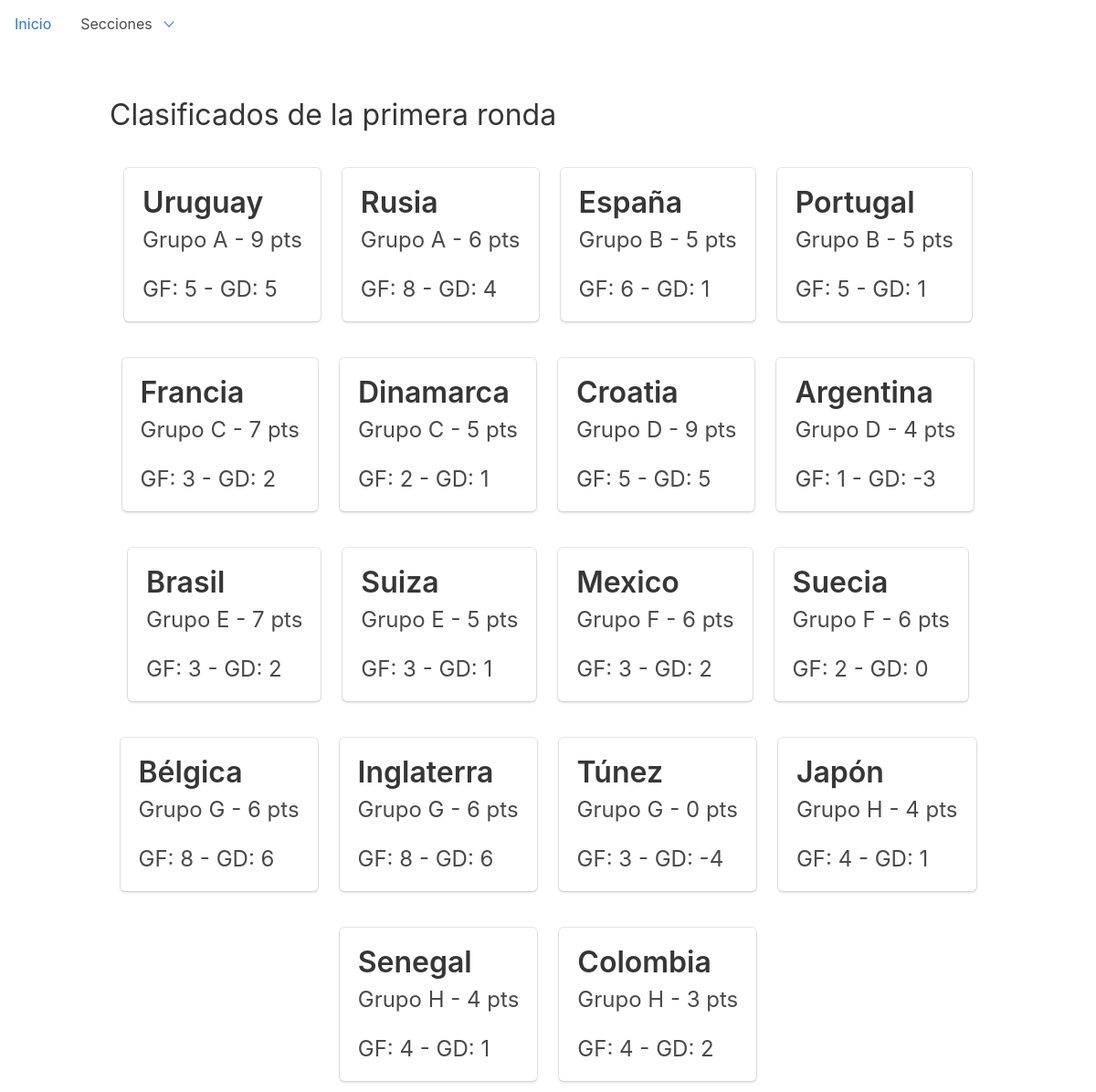
/dashboard/rounds/eight, run on an earlier commit of the app's database.
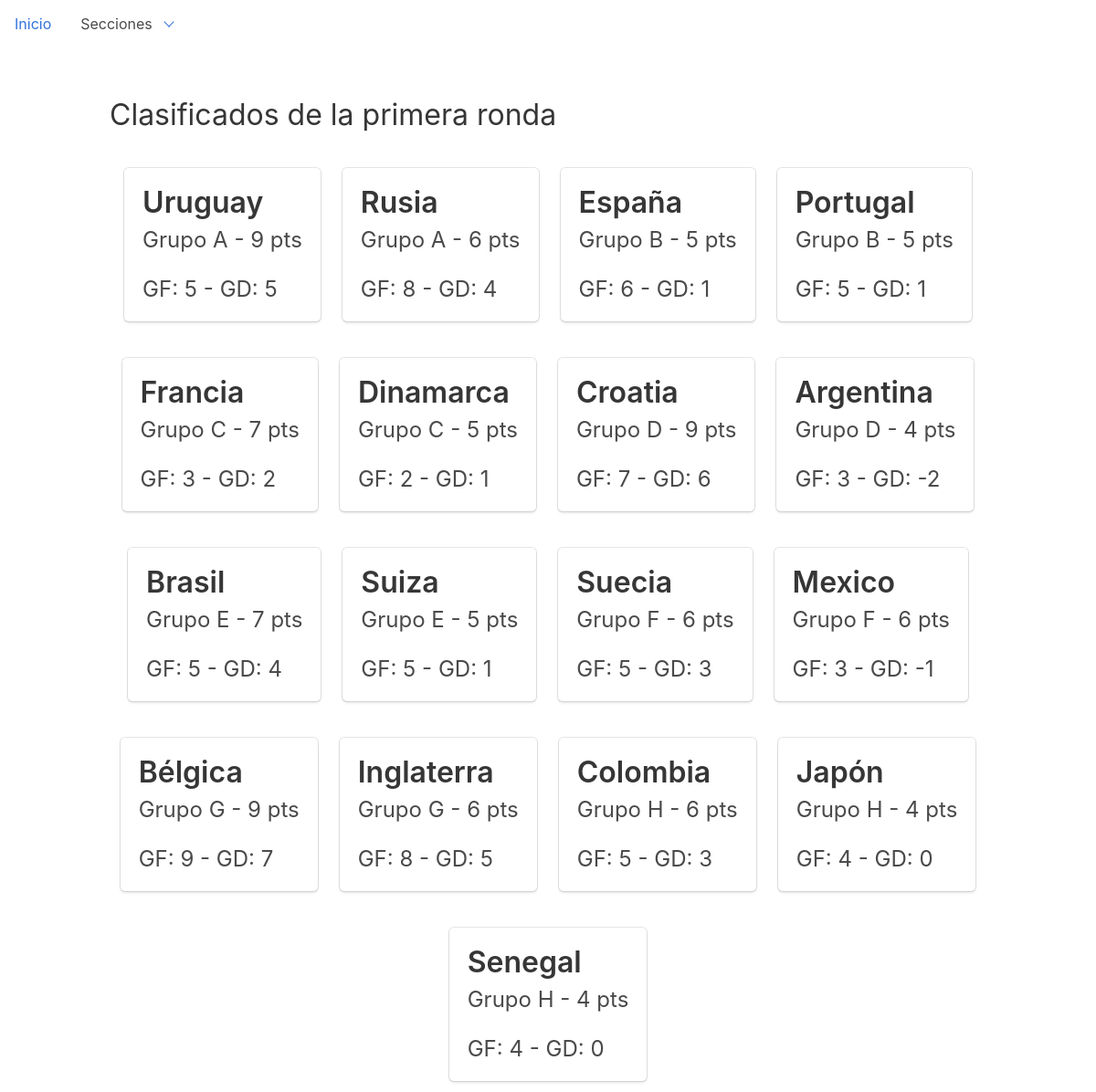
And on a later commit of the database.
### dashboard/models.py (models this page shows, shortened)
class Round(models.Model):
    ROUND_CHOICES = (
        ('1', 'Primera fase'),
        ('2', 'Octavos'),
        ('3', 'Cuarto'),
        ('4', 'Semifinales'),
        ('5', 'Tercer lugar'),
        ('6', 'Finales'),
    )
    stage = models.CharField(choices=ROUND_CHOICES, max_length=1, default='1')
    played_matches = models.IntegerField(default=0)
    won = models.IntegerField(default=0)
    draw = models.IntegerField(default=0)
    lose = models.IntegerField(default=0)
    points = models.IntegerField(default=0)
    goals_for = models.IntegerField(default=0)
    goals_against = models.IntegerField(default=0)
    goals_difference = models.IntegerField(default=0)
    position = models.CharField(default="", max_length=24)
    source = models.ForeignKey('Gambler', on_delete=models.DO_NOTHING, null=True)
    done = models.BooleanField(default=False)
    qualified_revision = models.BooleanField(default=False)
    team = models.ForeignKey('Team', on_delete=models.DO_NOTHING)
    class Meta:
        ordering = ["stage", "team__group"]

class Team(models.Model):
    GROUP_CHOICES = (
        ('A', 'Grupo A'),
        ('B', 'Grupo B'),
        ('C', 'Grupo C'),
        ('D', 'Grupo D'),
        ('E', 'Grupo E'),
        ('F', 'Grupo F'),
        ('G', 'Grupo G'),
        ('H', 'Grupo H'),
    )
    group = models.CharField(choices=GROUP_CHOICES, max_length=1, null=True, default='A')
    name = models.CharField(max_length=32)
    code = models.CharField(max_length=32)
    cups = models.IntegerField(default=0)
    finals = models.IntegerField(default=0)
    semifinals = models.IntegerField(default=0)
    class Meta:
        ordering = ["name"]

### dashboard/views.py (the view)
def qualified_eight(request):
    qualified_list = Round.objects.filter(
        Q(position__startswith="Primero", source__name__startswith="OFicial") | Q(position__startswith="Segundo",
                                                                                  source__name__startswith="OFicial")).order_by(
        "team__group", "position")
    template = loader.get_template('dashboard/qualified_oficial.html')
    context = {
        'qualified_list': qualified_list,
    }
    return HttpResponse(template.render(context, request))

### templates/dashboard/qualified_oficial.html (shortened to what this page needs)
{% extends 'base.html' %}
{% block content %}
    <h1 class="title">Clasificados de la primera ronda</h1>
    <div class="columns is-mobile is-multiline is-centered">
        {% for qualified in qualified_list %}
            <div class="column is-narrow">
                <p class="bd-notification is-primary">
                <div class="box text-center">
                    <p class="title is-3">{{ qualified.team.name }}</p>
                    <p class="subtitle is-4">{{ qualified.team.get_group_display }} - {{ qualified.points }} pts</p>
                    <p class="subtitle is-4">GF: {{ qualified.goals_for }} - GD: {{ qualified.goals_difference }}</p>
                </div>
            </div>
        {% endfor %}
    </div>
{% endblock %}

What changed in the data, as far as the page shows it:
no longer on this page (row edited): Round: team.name "Túnez", team.group "Grupo G", points "0", goals_for "3", goals_difference "-4"
changed Round "Croatia": goals_for "5" → "7"; goals_difference "5" → "6"
changed Round "Argentina": goals_for "1" → "3"; goals_difference "-3" → "-2"
changed Round "Brasil": goals_for "3" → "5"; goals_difference "2" → "4"
changed Round "Suiza": goals_for "3" → "5"
changed Round "Suecia": goals_for "2" → "5"; goals_difference "0" → "3"; moves up the list
changed Round "Mexico": goals_difference "2" → "-1"
changed Round "Bélgica": points "6" → "9"; goals_for "8" → "9"; goals_difference "6" → "7"
changed Round "Inglaterra": goals_difference "6" → "5"
changed Round "Colombia": points "3" → "6"; goals_for "4" → "5"; goals_difference "2" → "3"; moves up the list
changed Round "Japón": goals_difference "1" → "0"
changed Round "Senegal": goals_difference "1" → "0"
